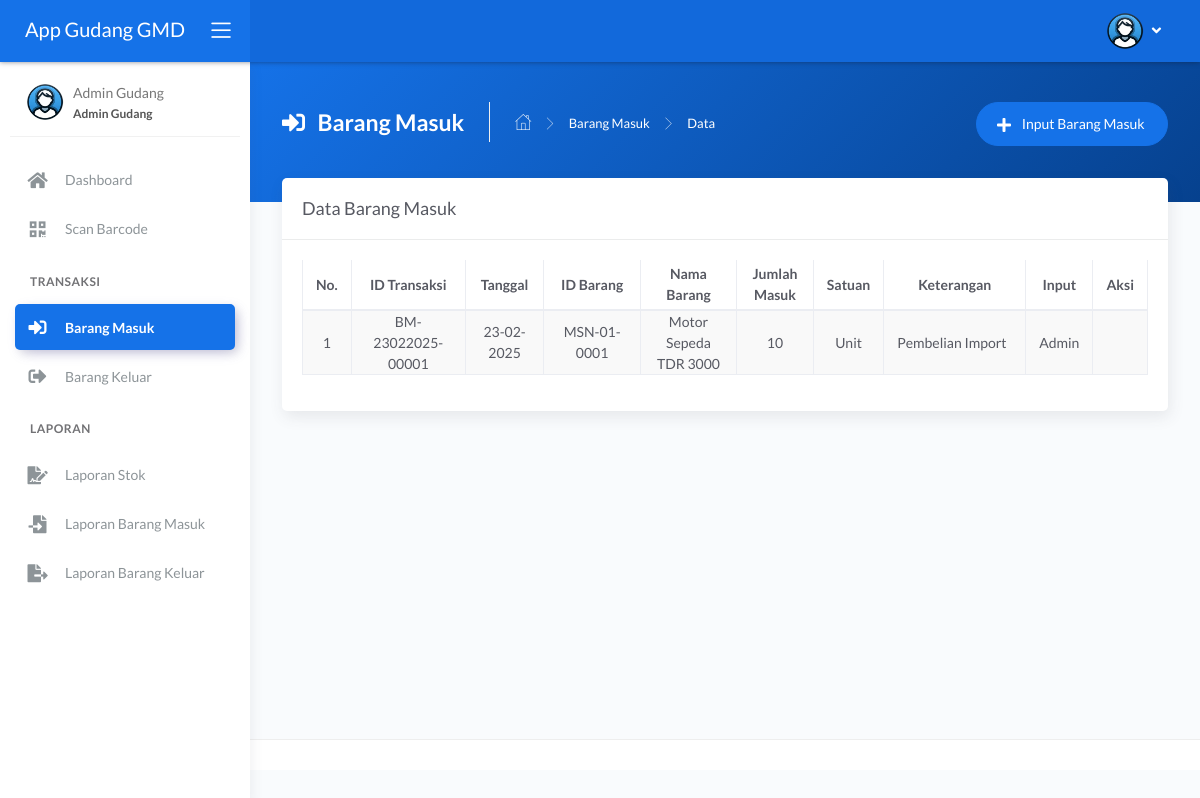
The page /main.php?module=barang_masuk (signed in) on the database as committed earlier.
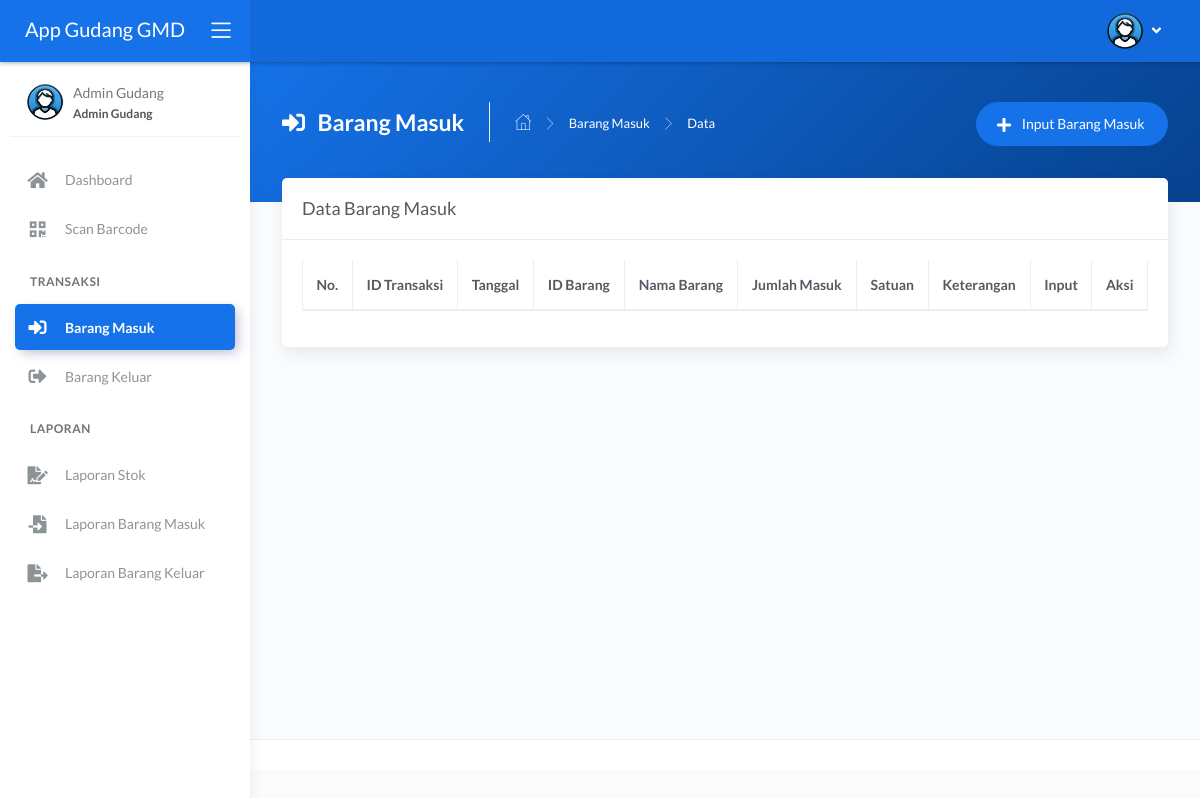
The same page on the database as committed later.
### tables this page shows
CREATE TABLE `tbl_barang_masuk` (
  `id_transaksi` varchar(750) NOT NULL,
  `tanggal` date NOT NULL,
  `barang` varchar(1000) NOT NULL,
  `jumlah` int DEFAULT NULL,
  `keterangan` varchar(500) NOT NULL,
  `inputby` varchar(100) NOT NULL
);

CREATE TABLE `tbl_barang` (
  `id_barang` varchar(750) NOT NULL,
  `nama_barang` varchar(100) NOT NULL,
  `jenis` int NOT NULL,
  `stok_minimum` float NOT NULL,
  `stok` float NOT NULL DEFAULT '0',
  `satuan` int NOT NULL,
  `lokasi_rak` varchar(50) NOT NULL,
  `barang_pending` int NOT NULL,
  `foto` varchar(100) DEFAULT NULL
);

CREATE TABLE `tbl_satuan` (
  `id_satuan` int NOT NULL,
  `nama_satuan` varchar(30) NOT NULL
);

### modules/barang-masuk/tampil_data.php (the view, shortened to what this page needs)
<?php
if (basename($_SERVER['PHP_SELF']) === basename(__FILE__)) {
  header('location: 404.html');
}
else {
?>
  <div class="panel-header bg-primary-gradient">
    <div class="page-inner py-45">
      <div class="d-flex align-items-left align-items-md-top flex-column flex-md-row">
        <div class="page-header text-white">
          <h4 class="page-title text-white"><i class="fas fa-sign-in-alt mr-2"></i> Barang Masuk</h4>
          <ul class="breadcrumbs">
            <li class="nav-home"><a href="?module=dashboard"><i class="flaticon-home text-white"></i></a></li>
            <li class="separator"><i class="flaticon-right-arrow"></i></li>
            <li class="nav-item"><a href="?module=barang_masuk" class="text-white">Barang Masuk</a></li>
            <li class="separator"><i class="flaticon-right-arrow"></i></li>
            <li class="nav-item"><a>Data</a></li>
          </ul>
        </div>
        <div class="ml-md-auto py-2 py-md-0">
          <a href="?module=form_entri_barang_masuk" class="btn btn-primary btn-round">
            <span class="btn-label"><i class="fa fa-plus mr-2"></i></span> Input Barang Masuk
          </a>
        </div>
      </div>
    </div>
  </div>
  <div class="page-inner mt--5">
    <div class="card">
      <div class="card-header">
        <div class="card-title">Data Barang Masuk</div>
      </div>
      <div class="card-body">
        <div class="table-responsive">
          <table id="basic-datatables" class="display table table-bordered table-striped table-hover">
            <thead>
              <tr>
                <th class="text-center">No.</th>
                <th class="text-center">ID Transaksi</th>
                <th class="text-center">Tanggal</th>
                <th class="text-center">ID Barang</th>
                <th class="text-center">Nama Barang</th>
                <th class="text-center">Jumlah Masuk</th>
                <th class="text-center">Satuan</th>
                <th class="text-center">Keterangan</th>
                <th class="text-center">Input</th>
                <th class="text-center">Aksi</th>
              </tr>
            </thead>
            <tbody>
              <?php
              $no = 1;
              $query = mysqli_query($mysqli, "SELECT a.id_transaksi, a.tanggal, a.barang, a.jumlah, b.nama_barang, c.nama_satuan, a.keterangan, a.inputby
                                              FROM tbl_barang_masuk as a INNER JOIN tbl_barang as b INNER JOIN tbl_satuan as c
                                              ON a.barang=b.id_barang AND b.satuan=c.id_satuan
                                              ORDER BY a.id_transaksi DESC")
                                              or die('Ada kesalahan pada query tampil data : ' . mysqli_error($mysqli));
              while ($data = mysqli_fetch_assoc($query)) { ?>
                <tr>
                  <td width="30" class="text-center"><?php echo $no++; ?></td>
                  <td width="200" class="text-center"><?php echo $data['id_transaksi']; ?></td>
                  <td width="100" class="text-center"><?php echo date('d-m-Y', strtotime($data['tanggal'])); ?></td>
                  <td width="220" class="text-center"><?php echo $data['barang']; ?></td>
                  <td width="220" class="text-center"><?php echo $data['nama_barang']; ?></td>
                  <td width="100" class="text-center"><?php echo number_format($data['jumlah'], 0, '', '.'); ?></td>
                  <td width="30"class="text-center"><?php echo $data['nama_satuan']; ?></td>
                  <td width="350"><?php echo $data['keterangan']; ?></td>
                  <td width="50"class="text-center"><?php echo $data['inputby']; ?></td>
                  <td width="50" class="text-center">
                  </td>
                </tr>
              <?php } ?>
            </tbody>
          </table>
        </div>
      </div>
    </div>
  </div>
<?php } ?>

### main.php (shortened to what this page needs)
<?php
if (empty($_SESSION['username']) && empty($_SESSION['password'])) {
  header('location: auth/login.php?pesan=2');
}
else { ?>
  <!DOCTYPE html>
  <html lang="en">
  <head>
    <link rel="stylesheet" href="assets/js/plugin/datepicker/css/bootstrap-datepicker.css">
    <link rel="stylesheet" href="assets/js/plugin/chosen/css/chosen.css">
    <link rel="stylesheet" href="assets/css/bootstrap.min.css">
    <link rel="stylesheet" href="assets/css/atlantis.min.css">
    <link href="https://cdn.jsdelivr.net/npm/select2@4.1.0-rc.0/dist/css/select2.min.css" rel="stylesheet" />
  </head>
  <body>
    <div class="wrapper">
      <div class="main-header">
        <div class="logo-header" data-background-color="blue">
          <a href="?module=dashboard" class="logo">
            <div class="navbar-brand">
              <span class="text-white">App Gudang GMD</span>
            </div>
          </a>
          <div class="nav-toggle">
            <button class="btn btn-toggle toggle-sidebar">
              <i class="icon-menu"></i>
            </button>
          </div>
        </div>
        <nav class="navbar navbar-header navbar-expand-lg" data-background-color="blue2">
          <div class="container-fluid">
            <ul class="navbar-nav topbar-nav ml-md-auto align-items-center">
              <li class="nav-item dropdown hidden-caret">
                <a class="dropdown-toggle profile-pic" data-toggle="dropdown" href="javascript:void(0)" aria-expanded="false">
                  <div class="avatar-sm-top mt-1">
                    <img src="assets/img/avatar.png" alt="image profile" class="avatar-img rounded-circle">
                    <i class="fas fa-angle-down avatar-title"></i>
                  </div>
                </a>
              </li>
            </ul>
          </div>
        </nav>
      </div>
      <div class="sidebar sidebar-style-2">
        <div class="sidebar-wrapper scrollbar scrollbar-inner">
          <div class="sidebar-content">
            <div class="user">
              <div class="avatar-sm float-left mr-2">
                <img src="assets/img/avatar.png" alt="image profile" class="avatar-img rounded-circle">
              </div>
              <div class="info">
                <a>
                  <span>
                    <?php echo $_SESSION['nama_user']; ?>
                    <span class="user-level"><?php echo $_SESSION['hak_akses']; ?></span>
                  </span>
                </a>
              </div>
            </div>
            <ul class="nav nav-secondary">
              <?php include "layouts/sidebar_menu.php"; ?>
            </ul>
          </div>
        </div>
      </div>
      <div class="main-panel">
        <div class="content">
          <?php include "layouts/content.php"; ?>
        </div>
        <footer class="footer">
        </footer>
      </div>
    </div>
  </body>
  </html>
<?php } ?>

### layouts/sidebar_menu.php (shortened to what this page needs)
<?php
function isMenuActive($menuModules)
{
  if (isset($_GET['module']) && in_array($_GET['module'], $menuModules)) {
    return 'active';
  }
  return '';
}
foreach ($menus as $menu) {
  if (isset($menu['access']) && !in_array($_SESSION['hak_akses'], $menu['access'])) {
    continue;
  }
  if (isset($menu['header'])) {
    echo '<li class="nav-section">
                <span class="sidebar-mini-icon">
                  <i class="fa fa-ellipsis-h"></i>
                </span>
                <h4 class="text-section">' . $menu['header'] . '</h4>
              </li>';
    continue;
  }
  $activeClass = isMenuActive($menu['modules']);
  if (isset($menu['submenu'])) {
    $submenuClass = ($activeClass === 'active') ? 'active submenu' : 'submenu';
    $collapseClass = ($activeClass === 'active') ? 'show' : '';
    $collapseId = strtolower(str_replace(' ', '', $menu['title']));
    echo '<li class="nav-item ' . $submenuClass . '">';
    echo '<a data-toggle="collapse" href="#' . $collapseId . '">';
    echo '<i class="' . $menu['icon'] . '"></i>';
    echo '<p>' . $menu['title'] . '</p>';
    echo '<span class="caret"></span>';
    echo '</a>';
    echo '<div class="collapse ' . $collapseClass . '" id="' . $collapseId . '">';
    echo '<ul class="nav nav-collapse">';
    foreach ($menu['submenu'] as $submenu) {
      $subActiveClass = isMenuActive($submenu['modules']);
      echo '<li class="' . $subActiveClass . '">';
      echo '<a href="' . $submenu['link'] . '">';
      echo '<span class="sub-item">' . $submenu['title'] . '</span>';
      echo '</a>';
      echo '</li>';
    }
    echo '</ul>';
    echo '</div>';
    echo '</li>';
  } else {
    echo '<li class="nav-item ' . $activeClass . '">';
    echo '<a href="' . $menu['link'] . '">';
    echo '<i class="' . $menu['icon'] . '"></i>';
    echo '<p>' . $menu['title'] . '</p>';
    echo '</a>';
    echo '</li>';
  }
}

### layouts/content.php
<?php
if (basename($_SERVER['PHP_SELF']) === basename(__FILE__)) {
  header('location: 404.html');
}
else {
  require_once "config/database.php";
  if ($_GET['module'] == 'dashboard') {
    include "modules/dashboard/tampil_data.php";
  }
  elseif ($_GET['module'] == 'barang' && $_SESSION['hak_akses'] != 'Admin Gudang' && $_SESSION['hak_akses']!='Marketing') {
    include "modules/barang/tampil_data.php";
  }
  elseif ($_GET['module'] == 'peminjaman-alat' && $_SESSION['hak_akses'] != 'Admin Gudang' && $_SESSION['hak_akses']!='Marketing') {
    include "modules/peminjaman-alat/tampil_data.php";
  }
  elseif ($_GET['module'] == 'form-entri-peminjaman-alat' && $_SESSION['hak_akses'] != 'Admin Gudang' && $_SESSION['hak_akses']!='Marketing') {
    include "modules/peminjaman-alat/form_entri.php";
  }
  elseif ($_GET['module'] == 'form_entri_barang' && $_SESSION['hak_akses'] != 'Admin Gudang' && $_SESSION['hak_akses']!='Marketing') {
    include "modules/barang/form_entri.php";
  }
  elseif ($_GET['module'] == 'form_ubah_barang' && $_SESSION['hak_akses'] != 'Admin Gudang' && $_SESSION['hak_akses']!='Marketing') {
    include "modules/barang/form_ubah.php";
  }
  elseif ($_GET['module'] == 'tampil_detail_barang') {
    include "modules/barang/tampil_detail.php";
  }
  elseif ($_GET['module'] == 'jenis' && $_SESSION['hak_akses'] != 'Admin Gudang' && $_SESSION['hak_akses']!='Marketing') {
    include "modules/jenis/tampil_data.php";
  }
  elseif ($_GET['module'] == 'form_entri_jenis' && $_SESSION['hak_akses'] != 'Admin Gudang' && $_SESSION['hak_akses']!='Marketing') {
    include "modules/jenis/form_entri.php";
  }
  elseif ($_GET['module'] == 'form_ubah_jenis' && $_SESSION['hak_akses'] != 'Admin Gudang' && $_SESSION['hak_akses']!='Marketing') {
    include "modules/jenis/form_ubah.php";
  }
  elseif ($_GET['module'] == 'satuan' && $_SESSION['hak_akses'] != 'Admin Gudang' && $_SESSION['hak_akses']!='Marketing') {
    include "modules/satuan/tampil_data.php";
  }
  elseif ($_GET['module'] == 'form_entri_satuan' && $_SESSION['hak_akses'] != 'Admin Gudang' && $_SESSION['hak_akses']!='Marketing') {
    include "modules/satuan/form_entri.php";
  }
  elseif ($_GET['module'] == 'form_ubah_satuan' && $_SESSION['hak_akses'] != 'Admin Gudang' && $_SESSION['hak_akses']!='Marketing') {
    include "modules/satuan/form_ubah.php";
  }
  elseif ($_GET['module'] == 'lokasi_rak' && $_SESSION['hak_akses'] != 'Admin Gudang' && $_SESSION['hak_akses']!='Marketing') {
    include "modules/lokasi-rak/tampil_data.php";
  }
  elseif ($_GET['module'] == 'form_entri_lokasi_rak' && $_SESSION['hak_akses'] != 'Admin Gudang' && $_SESSION['hak_akses']!='Marketing') {
    include "modules/lokasi-rak/form_entri.php";
  }
  elseif ($_GET['module'] == 'form_ubah_lokasi_rak' && $_SESSION['hak_akses'] != 'Admin Gudang' && $_SESSION['hak_akses']!='Marketing') {
    include "modules/lokasi-rak/form_ubah.php";
  }
  elseif ($_GET['module'] == 'barang_masuk' ) {
    include "modules/barang-masuk/tampil_data.php";
  }
  elseif ($_GET['module'] == 'form_entri_barang_masuk' ) {
    include "modules/barang-masuk/form_entri.php";
  }
  elseif ($_GET['module'] == 'form_entri_barang_masuk' ) {
    include "modules/barang-masuk/form_entri.php";
  }
  elseif ($_GET['module'] == 'barang_keluar' ) {
    include "modules/barang-keluar/tampil_data.php";
  }
  elseif ($_GET['module'] == 'form_entri_barang_keluar' ) {
    include "modules/barang-keluar/form_entri.php";
  }
  elseif ($_GET['module'] == 'barang_pending' ) {
    include "modules/barang-pending/tampil_data.php";
  }
  elseif ($_GET['module'] == 'form_entri_barang_pending' ) {
    include "modules/barang-pending/form_entri.php";
  }
  elseif ($_GET['module'] == 'laporan_stok') {
    include "modules/laporan-stok/tampil_data.php";
  }
  elseif ($_GET['module'] == 'laporan_barang_masuk') {
    include "modules/laporan-barang-masuk/tampil_data.php";
  }
  elseif ($_GET['module'] == 'laporan_barang_keluar') {
    include "modules/laporan-barang-keluar/tampil_data.php";
  }
  elseif ($_GET['module'] == 'laporan_barang_pending') {
    include "modules/laporan-barang-pending/tampil_data.php";
  }
  elseif ($_GET['module'] == 'scan_barcode') {
    include "modules/scan/scanbarcode.php";
  }
  elseif ($_GET['module'] == 'user' && $_SESSION['hak_akses'] == 'Administrator') {
    include "modules/user/tampil_data.php";
  }
  elseif ($_GET['module'] == 'form_entri_user' && $_SESSION['hak_akses'] == 'Administrator') {
    include "modules/user/form_entri.php";
  }
  elseif ($_GET['module'] == 'form_ubah_user' && $_SESSION['hak_akses'] == 'Administrator') {
    include "modules/user/form_ubah.php";
  }
  elseif ($_GET['module'] == 'form_ubah_password') {
    include "modules/password/form_ubah.php";
  }
}

Rows that differ between the two databases and show on the page:
removed tbl_barang_masuk: id_transaksi "BM-23022025-00001", tanggal "23-02-2025", barang "MSN-01-0001", tbl_barang.nama_barang "Motor Sepeda TDR 3000", jumlah "10", tbl_satuan.nama_satuan "Unit", keterangan "Pembelian Import", inputby "Admin"
